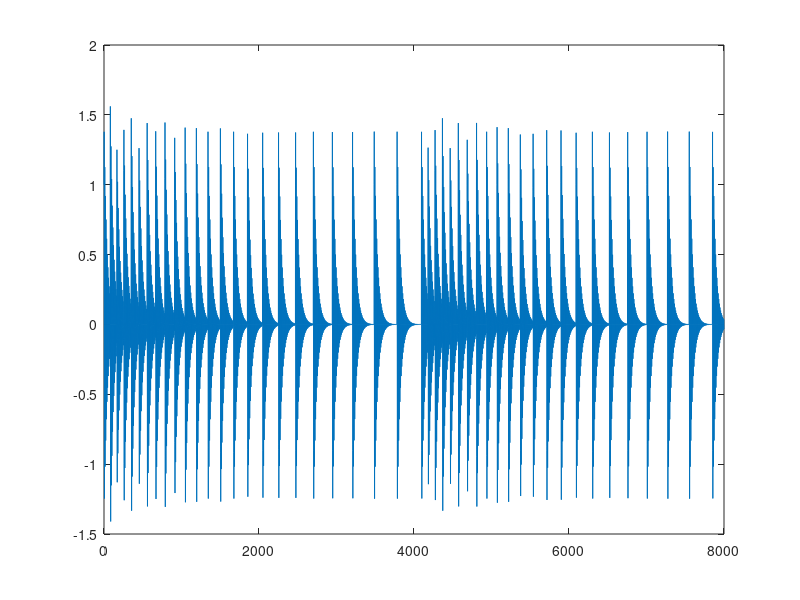

The MATLAB source for this figure:
clear;close all;clc;
x=zeros(1,8000);
i=1;
while i<8000
    x(i)=1;
    i=i+ 80 + 5*mod(fix(i/80),50);
end
b=1;a1=1.3789;a2=-0.9506;
a=[1 -a1 -a2];
s=filter(b,a,x);
plot(s);
sound(s,8000);



